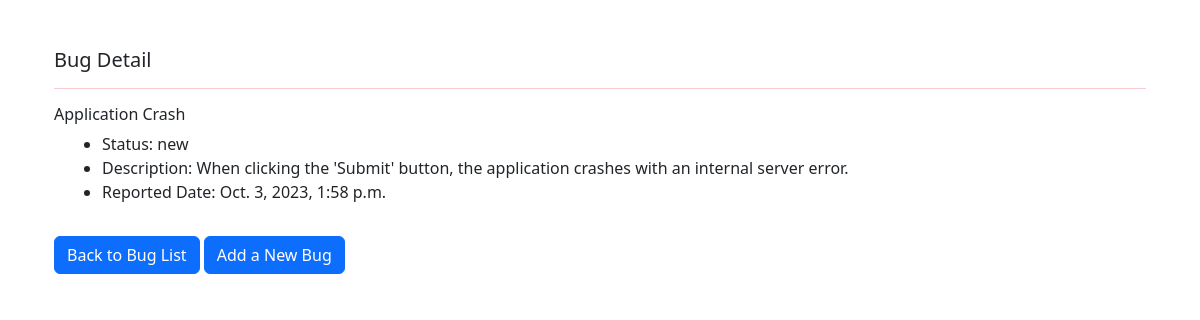
The app's page /bug_detail/1/, older data.
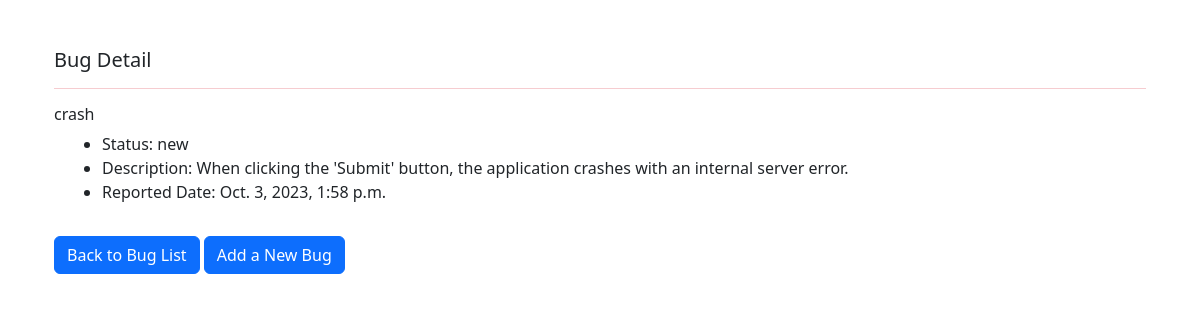
The same page, newer data.
### bug/models.py (models this page shows, shortened)
class Bug(models.Model):
    STATUSES =[
            ('new', 'New'),
            ('open', 'Open'),
            ('critical', 'Critical'),
            ('to_do', 'To Do'),
            ('assigned', 'Assigned'),
            ('in_progress', 'In Progress'),
            ('resolved', 'Resolved'),
            ('closed', 'Closed'),
            ('reopened', 'Reopened'),
            ('duplicate', 'Duplicate'),
            ('invalid', 'Invalid'),
            ('wont_fix', "Won't Fix"),
    ]
    BUG_TYPES = [
    ('functional', 'Functional Issue'),
    ('performance', 'Performance Issue'),
    ('security', 'Security Issue'),
    ('usability', 'Usability Issue'),
    ('compatibility', 'Compatibility Issue'),
    ('visual', 'Visual/Design Issue'),
    ('other', 'Other Issue'),
    ('database', 'Database Issue'),
    ('network', 'Network Issue'),
    ('crash', 'Application Crash'),
    ('installation', 'Installation Issue'),
    ('documentation', 'Documentation Issue'),
    ('data_loss', 'Data Loss Issue'),
    ('accessibility', 'Accessibility Issue'),
    ('authentication', 'Authentication Issue'),
    ('workflow', 'Workflow Issue'),
]
    description = models.TextField()
    bug_type = models.CharField(max_length=225, choices=BUG_TYPES)
    report_date = models.DateTimeField(default=datetime.now)
    status = models.CharField(max_length=50, choices=STATUSES)

### bug/views.py (the view)
# urls.py: path("bug_detail/<int:pk>/", BugDetailView.as_view(), name="bug_detail")
class BugDetailView(DetailView):
    model = Bug
    template_name = 'bug_detail.html'
    def get_context_data(self, **kwargs):
        context = super().get_context_data(**kwargs)
        context["bug"] = self.get_object()
        return context

### bug/templates/bug_detail.html (shortened to what this page needs)
{% extends "base.html" %}
{% block content %}
    <div class="container">
        <div class="row">
            <div class="col">
                <div>
                    <h5 >Bug Detail</h5>
                    <hr class=" text-danger">
                    <h6>{{bug.bug_type}}</h6>
                        <ul class=" mx-3">
                            <li>Status: {{bug.status}}</li>
                            <li>Description: {{bug.description}}</li>
                            <li>Reported Date: {{bug.report_date}}</li>
                        </ul>
                        <a href="{% url "bug_list" %}" class="btn btn-primary">Back to Bug List</a>  <a href=" {% url "add_bug"%}" class="btn btn-primary my-3">Add a New Bug</a>
                </div>
            </div>
        </div>
    </div>
{% endblock content %}

Row changes from the older to the newer data that the page shows:
changed Bug "new": bug_type "Application Crash" → "crash"
